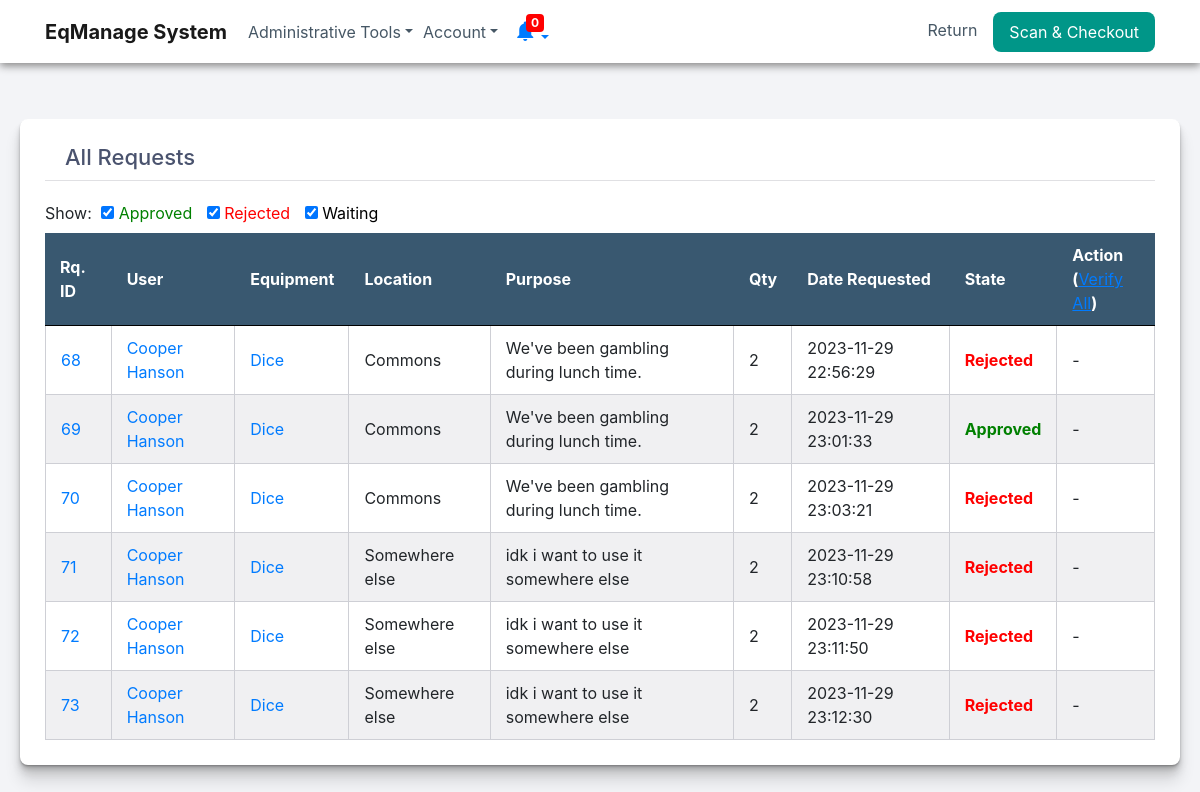
Page /requests.php (signed in) on the committed database.
### tables this page shows
CREATE TABLE `requests` (
  `id` int(11) NOT NULL AUTO_INCREMENT,
  `users_id` int(11) DEFAULT NULL,
  `equipment_id` int(11) DEFAULT NULL,
  `location` varchar(255) NOT NULL,
  `purpose` varchar(255) NOT NULL,
  `checkoutQty` int(11) NOT NULL DEFAULT 0,
  `requestDate` datetime DEFAULT NULL,
  `expectedReturnDate` datetime DEFAULT NULL,
  `hash` varchar(255) DEFAULT NULL,
  `active` tinyint(1) NOT NULL DEFAULT 0,
  `state` varchar(255) DEFAULT NULL,
  PRIMARY KEY (`id`),
  UNIQUE KEY `id` (`id`),
  KEY `users_id_idx` (`users_id`),
  KEY `equipment_id_idx` (`equipment_id`),
  CONSTRAINT `equipment_id_idxfk_1` FOREIGN KEY (`equipment_id`) REFERENCES `equipment` (`id`) ON DELETE CASCADE ON UPDATE CASCADE,
  CONSTRAINT `users_id_idxfk_1` FOREIGN KEY (`users_id`) REFERENCES `users` (`id`)
);

CREATE TABLE `users` (
  `id` int(11) NOT NULL AUTO_INCREMENT,
  `fullname` varchar(255) NOT NULL,
  `username` varchar(255) DEFAULT NULL,
  `password` varchar(255) DEFAULT NULL,
  `email` varchar(255) DEFAULT NULL,
  `hash` varchar(255) DEFAULT NULL,
  `active` int(11) DEFAULT NULL,
  `admin` tinyint(1) NOT NULL DEFAULT 0,
  PRIMARY KEY (`id`),
  UNIQUE KEY `id` (`id`)
);

CREATE TABLE `equipment` (
  `id` int(11) NOT NULL AUTO_INCREMENT,
  `barcodeID` int(11) NOT NULL,
  `imgID` int(11) NOT NULL,
  `equipment` varchar(255) NOT NULL,
  `category` int(11) NOT NULL,
  `totalQuantity` int(11) NOT NULL DEFAULT 1,
  `leftQuantity` int(11) NOT NULL DEFAULT 1,
  `availability` tinyint(1) NOT NULL DEFAULT 1,
  `users_id` int(11) DEFAULT NULL,
  `lastLog_id` int(11) DEFAULT NULL,
  `popularity` int(11) NOT NULL DEFAULT 0,
  PRIMARY KEY (`id`),
  UNIQUE KEY `id` (`id`),
  KEY `category_idx` (`category`),
  KEY `users_id_idx` (`users_id`),
  KEY `lastLog_id_idx` (`lastLog_id`),
  CONSTRAINT `category_idxfk` FOREIGN KEY (`category`) REFERENCES `categories` (`id`) ON DELETE CASCADE ON UPDATE CASCADE,
  CONSTRAINT `lastLog_id_idxfk` FOREIGN KEY (`lastLog_id`) REFERENCES `log` (`id`) ON DELETE CASCADE ON UPDATE CASCADE,
  CONSTRAINT `users_id_idxfk_2` FOREIGN KEY (`users_id`) REFERENCES `users` (`id`) ON DELETE CASCADE ON UPDATE CASCADE
);

### fetchRequestsTable.php (the view, shortened to what this page needs)
<?php
include('serverconnect.php');
$query = "select requests.id, requests.users_id, u.fullname, e.equipment, requests.equipment_id, requests.location, requests.purpose, requests.requestDate, requests.state, requests.hash, requests.checkoutQty from EqManage.requests left join users u on requests.users_id = u.id left join equipment e on requests.equipment_id = e.id ";
$query .= " order by EqManage.requests.id asc ";
$results = mysqli_query($db, $query);
if ($results != null) {
    while ($row = mysqli_fetch_assoc($results)) {
        echo "<tr>";
        echo "<td style='text-align:left'><a href='search.php?type=3&id=".$row['id']."'>". $row['id']."</td>";
        echo "<td style='text-align:left'><a href='search.php?type=1&id=".$row['users_id']."'>".$row['fullname']."</td>";
        echo "<td style='text-align:left'><a href='search.php?type=2&id=".$row['equipment_id']."'>".$row['equipment']. "</td>";
        echo "<td style='text-align:left'>".$row['location']."</td>";
        echo "<td style='text-align:left'>".$row['purpose']."</td>";
        echo "<td style='text-align:left'>".$row['checkoutQty']."</td>";
        echo "<td style='text-align:left'>".$row['requestDate']."</td>";
        echo "<td>";
        if ($row['state'] == 'approved') {
            echo '<dt style="color:green; text-align: left";">Approved</dt>';
        } elseif ($row['state'] == 'rejected') {
            echo '<dt style="color:red; text-align: left";">Rejected</dt>';
        } elseif ($row['state'] == 'waiting') {
            echo '<dt style="color:black; text-align: left";">Pending</dt>';
        } else {
            echo "Error";
        }
        echo "</td>";
        if ($row['state'] == 'waiting') {
            echo "<td><a href='postverify.php?mode=1&hash=". $row['hash']. "&redirecturl=".$_SERVER["REQUEST_URI"] ."'>Verify</a></td>";
        } else {
            echo "<td>-</td>"
            ;
        }
        echo "</tr>";
    }
} else ($results = mysqli_query($db, $query));

### requests.php (shortened to what this page needs)
<?php
include('serverconnect.php');
?>
<!DOCTYPE html>
<html>
<?php
include('header.php')
?>
<body class="form-v8 loggedin" id="fade">
<?php
if ($_SESSION['admin']) {
    include('adminNavbar.php');
} else {
    include('navbar.php');
}
?>
<div class="content">
    <div class="limiter" style="padding-top: 0;">
        <h2 style="padding-bottom: 10px; margin-bottom: 20px">All Requests</h2>
        <label for="select-box1" class="label select-box1"><span class="label-desc">Show: </span> </label>
        <input type="checkbox" id="approved" name="approved" value="approved" style="margin-left: 5px" onchange="changeCheckbox();" checked>
        <label for="approved" style="color: green; margin-right: 10px"> Approved</label>
        <input type="checkbox" id="rejected" name="rejected" value="rejected" onchange="changeCheckbox();" checked>
        <label for="rejected" style="color: red; margin-right: 10px"> Rejected</label>
        <input type="checkbox" id="waiting" name="waiting" value="waiting" onchange="changeCheckbox();" checked>
        <label for="waiting" style="color: black; margin-right: 10px" > Waiting</label>
        <div class="container-table100">
            <div class="wrap-table100">
                <div class="table100">
                    <table style="width: 100%">
                        <thead>
                        <tr class="table100-head">
                            <th class="column1" style="border-bottom: 1px solid black">Rq. ID</th>
                            <th class="column2" style="border-bottom: 1px solid black">User</th>
                            <th class="column3" style="border-bottom: 1px solid black">Equipment</th>
                            <th class="column4" style="border-bottom: 1px solid black">Location</th>
                            <th class="column4" style="border-bottom: 1px solid black">Purpose</th>
                            <th class="column4" style="border-bottom: 1px solid black">Qty</th>
                            <th class="column5" style="border-bottom: 1px solid black">Date Requested</th>
                            <th class="column6" style="border-bottom: 1px solid black">State</th>
                            <th class="column7" style="border-bottom: 1px solid black">Action <br>(<a href='postverify.php?mode=0&redirecturl=<?php echo $_SERVER["REQUEST_URI"]?>' style="font-weight: normal"><u>Verify All</u></a>)</th>
                        </tr>
                        </thead>
                        <tbody id="table">
                        <?php include('fetchRequestsTable.php'); ?>
                        </tbody>
                    </table>
                </div>
            </div>
        </div>
    </div>
</div>
</body>

### header.php (shortened to what this page needs)
<head>
    <link rel="stylesheet" type="text/css" href="assets/css/sourcesanspro-font.css">
    <link rel="stylesheet" href="assets/css/loaderstyle.css"/>
    <link rel="stylesheet" href="assets/css/corestyle.css"/>
    <link rel="stylesheet" href="assets/bootstrap/css/bootstrap.min.css">
    <link rel="stylesheet" href="assets/css/tablestyle.css">
    <link rel="stylesheet" href="assets/css/modalstyle.css">
    <link rel="stylesheet" href="assets/css/croppie.css">
    <link rel="stylesheet" href="assets/css/select2.min.css"/>
</head>

### adminNavbar.php (shortened to what this page needs)
<div>
    <nav class="navbar navbar-light navbar-expand-md navigation-clean-button" style="height: 63px;">
        <div class="container"><a class="navbar-brand" href="dashboard.php">EqManage System</a>
            <div class="collapse navbar-collapse"
                 id="navcol-1">
                <ul class="nav navbar-nav mr-auto">
                    <li class="dropdown nav-item">
                        <a class="dropdown-toggle nav-link" data-toggle="dropdown" aria-expanded="false" href="#">Administrative Tools</a>
                    </li>
                    <li class="dropdown nav-item">
                        <a class="dropdown-toggle nav-link" data-toggle="dropdown" aria-expanded="false" href="#">Account</a>
                    </li>
                    <li class="dropdown" style="margin-left:10px" id="notif-dropdown">
                        <a href="#" class="dropdown-toggle" data-toggle="dropdown" onclick="loadNotification('read')"><span class="badge" style="position: absolute;left: 13px;top: 2px;color: white;background: red;" id="countBadge">0</span>
                            <span class="material-icons" style="padding-top:20%">notifications</span></a>
                    </li>
                </ul><span class="navbar-text actions"> <a href="#returnModal" data-toggle="modal" class="login" data-backdrop="false" id="returnModalBtn">Return</a><a class="btn btn-light action-button" data-toggle="modal" role="button" href="#checkoutModal" data-backdrop="false" id="checkoutModalBtn">Scan & Checkout</a></span></div>
        </div>
    </nav>
</div>

### assets/css/corestyle.css (style rules this page uses)
.navigation-clean-button { background: #fff; padding-top: .75rem; padding-bottom: .75rem; color: #333; border-radius: 0; box-shadow: none; border: none; margin-bottom: 0; }
@media (min-width:768px) { .navigation-clean-button { padding-top: 1rem; padding-bottom: 1rem; } }
.navigation-clean-button .navbar-brand { font-weight: bold; color: inherit; }
.navigation-clean-button .navbar-collapse, .navigation-clean-button .form-inline { border-top-color: black; }
.navigation-clean-button.navbar .navbar-nav .nav-link { padding-left: 5px; padding-right: 5px; }
.navigation-clean-button.navbar-light .navbar-nav .nav-link { color: #465765; }
.navigation-clean-button .actions .login { margin-right: 1rem; text-decoration: none; color: #465765; }
.navigation-clean-button .navbar-text .action-button, .navigation-clean-button .navbar-text .action-button:active, .navigation-clean-button .navbar-text .action-button:hover { background: #009688; font-size: inherit; color: #fff; box-shadow: none; border: none; text-shadow: none; padding: .5rem 1rem; transition: background-color 0.25s; font-size: inherit; border-radius: 8px; }
body { height: 100%; margin: 0; padding: 0; }
body.loggedin { background-color: #f3f4f7; }
.content { width: 1200px; margin: 0 auto; }
.content h2 { margin-top:5%; padding: 25px 20px; font-size: 22px; border-bottom: 1px solid #e0e0e3; color: #4a536e; }
.content > p, .content > div { margin: 25px 0; padding: 25px; background-color: #fff; box-shadow: 0 1px 1px rgba(0,0,0,0.12), 0 2px 2px rgba(0,0,0,0.12), 0 4px 4px rgba(0,0,0,0.12), 0 8px 8px rgba(0,0,0,0.12), 0 16px 16px rgba(0,0,0,0.12);; border-radius: 8px; }
div[class=content] { border-radius: 5px; padding: 20px; padding-top: 0; }
.btn { background-color: #395870; color: white; padding: 15px 32px; text-align: center; text-decoration: none; display: inline-block; font-size: 16px; opacity: 1; transition: 0.3s; margin: auto; }
.navbar { top: 0; width: 100%; z-index: 1000; box-shadow: 0px 3px 8px #888888; }

### assets/css/tablestyle.css (style rules this page uses)
table { border-collapse: separate; border-spacing: 0; }
th, td { padding: 10px 15px; }
thead { background: #395870; color: #fff; }
th { font-weight: bold; }
tbody tr:nth-child(even) { background: #f0f0f2; }
td { border-bottom: 1px solid #cecfd5; border-right: 1px solid #cecfd5; }
td:first-child { border-left: 1px solid #cecfd5; }

### rows in the picture
requests: id "68", users.fullname "Cooper Hanson", equipment.equipment "Dice", location "Commons", purpose "We've been gambling during lunch time.", checkoutQty "2", requestDate "2023-11-29 22:56:29", state "Rejected"
requests: id "69", users.fullname "Cooper Hanson", equipment.equipment "Dice", location "Commons", purpose "We've been gambling during lunch time.", checkoutQty "2", requestDate "2023-11-29 23:01:33", state "Approved"
requests: id "70", users.fullname "Cooper Hanson", equipment.equipment "Dice", location "Commons", purpose "We've been gambling during lunch time.", checkoutQty "2", requestDate "2023-11-29 23:03:21", state "Rejected"
requests: id "71", users.fullname "Cooper Hanson", equipment.equipment "Dice", location "Somewhere else", purpose "idk i want to use it somewhere else", checkoutQty "2", requestDate "2023-11-29 23:10:58", state "Rejected"
requests: id "72", users.fullname "Cooper Hanson", equipment.equipment "Dice", location "Somewhere else", purpose "idk i want to use it somewhere else", checkoutQty "2", requestDate "2023-11-29 23:11:50", state "Rejected"
requests: id "73", users.fullname "Cooper Hanson", equipment.equipment "Dice", location "Somewhere else", purpose "idk i want to use it somewhere else", checkoutQty "2", requestDate "2023-11-29 23:12:30", state "Rejected"
